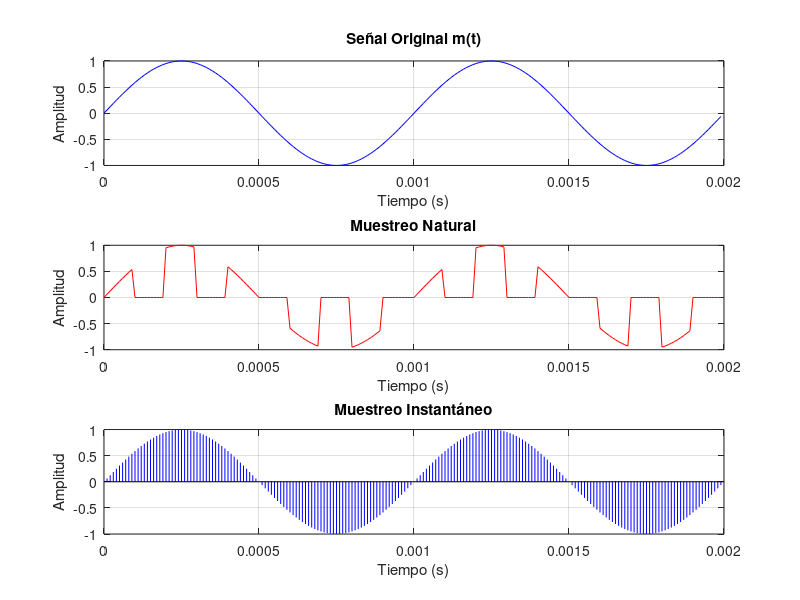

Here is the MATLAB script that generated this plot:
clc; clear; close all;

% Parámetros configurables
A = 1;                  % Amplitud de la señal
Fc = 1000;              % Frecuencia de la señal (Hz)
Fs = 5000;              % Frecuencia de muestreo (Hz)
d = 0.5;                % Ciclo de trabajo (0 < d <= 1)
ts = 1/100000;          % Período de muestreo de la señal

% Generación de la señal original
T = 1/Fc;               % Período de la señal
n_samples = 200;     % Número de muestras para 2 ciclos

% Vector de tiempo
t = 0:ts:(n_samples-1)*ts;
m_t = A * sin(2 * pi * Fc * t);

% Muestreo natural
Ts = 1/Fs;              % Período de muestreo
n_samples_pam = floor(length(t) / (Ts / ts));
t_pam = 0:ts:(n_samples-1)*ts;
m_pam = A * sin(2 * pi * Fc * t_pam);
width = d * Ts;         % Duración de cada pulso

%% Muestreo Natural PAM
% Generar tren de pulsos natural
natural_samples = zeros(size(t));
for i = 0:floor(max(t)/Ts)
    pulse_start = i*Ts;
    pulse_end = pulse_start + width;
    natural_samples((t >= pulse_start) & (t < pulse_end)) = 1;
end

pam_natural = m_t .* natural_samples; % Señal PAM natural

% Muestreo instantáneo
instant_pulses = zeros(size(t));
for i = 1:length(t_pam)
    idx = find(t >= t_pam(i), 1);
    instant_pulses(idx) = m_pam(i);
end

% Gráficos
figure;
subplot(3,1,1);
plot(t, m_t, 'b');
xlabel('Tiempo (s)'); ylabel('Amplitud');
title('Señal Original m(t)');
grid on;

subplot(3,1,2);
plot(t, pam_natural, 'r');
xlabel('Tiempo (s)'); ylabel('Amplitud');
title('Muestreo Natural');
grid on;

subplot(3,1,3);
stem(t, instant_pulses, 'b', 'Marker', 'none');
xlabel('Tiempo (s)'); ylabel('Amplitud');
title('Muestreo Instantáneo');
grid on;

